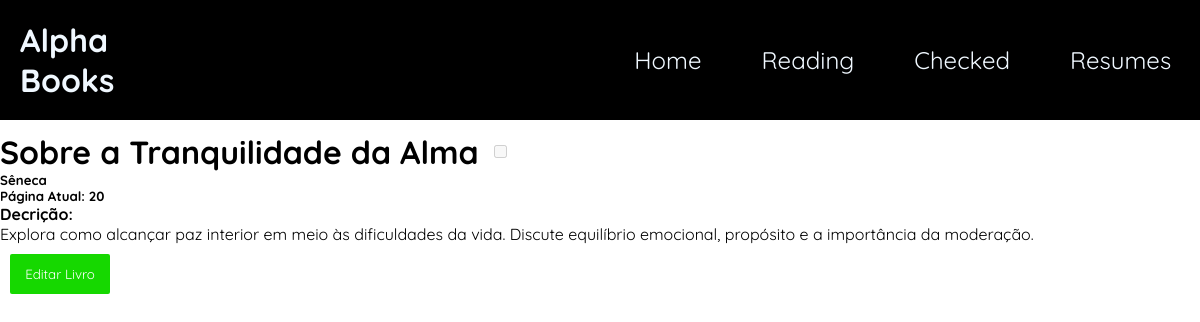
Screenshot of /books/1 with the database file from the repository.
### app/models.py (models this page shows)
class Books(Base):
    __tablename__ = "books"
    id = Column(Integer, primary_key=True, index=True)
    title = Column(String, nullable=False)
    author = Column(String, nullable=False)
    year = Column(String)
    description = Column(String)
    page = Column(Integer, default=0)
    read = Column(Boolean, default=False)

### app/routes/book_router.py (the view)
@router.get("/books/{id_books}", response_class=HTMLResponse)
async def details_id(request: Request, id_books: int, db: Session = Depends(get_db)):
    book = db.query(Books).filter(Books.id == id_books).first()
    if not book:
        raise HTTPException(status_code=404, detail="Livro não encontrado")
    outros_livros = db.query(Books).filter(Books.id != id_books).all()
    return templates.TemplateResponse("details.html", {
        "request": request,
        "book": book,
    })

### app/view/templates/details.html (shortened to what this page needs)
<!DOCTYPE html>
<html lang="en">
<head>
    <link rel="stylesheet" href="../static/css/details.css">
</head>
<body>
     <div class="header">
        <h1>Alpha Books</h1>
        <nav>
            <ul>
                <li><a href="">Home</a></li>
                <li><a href="">Reading</a></li>
                <li><a href="">Checked</a></li>
                <li><a href="">Resumes</a></li>
            </ul>
        </nav>
    </div>
    <div class="container">
    <div class="content">
    <h1>{{ book.title }}</h1>
    <label class="check">
        <input class="check-input" type="checkbox" disabled {% if book.read %}checked{% endif %}>
    </label>
    </div>
    <h5>{{book.author}}</h5>
    <h5>Página Atual: {{book.page}}</h5>
    <h4>Decrição:</h4>
    <p class="description">{{ book.description }}</p>
    </div>
    <button onclick="abrirModalEdicao({{ book.id }})" class="editar-livro">Editar Livro</button>
</body>
</html>

### app/view/static/css/details.css (style rules this page uses)
* { font-family: "Quicksand", sans-serif; margin: 0; padding: 0; box-sizing: border-box; }
.header { display: flex; width: 100%; height: 100%; background-color: black; color: aliceblue; padding: 20px; justify-content: flex-start; align-items: center; }
.header li { font-size: 24px; padding: 20px; }
.header ul { list-style: none; display: flex; gap: 20px; padding-left: 500px; margin: 0; }
.header a { text-decoration: none; color: aliceblue; }
.container { align-items: center; justify-content: center; }
.content { display: flex; align-items: center; gap: 15px; }
.content h1 { margin: 0; padding-top: 12px; }
.check { padding-top: 12px; }
.editar-livro { background-color: #16d800; border: none; border-radius: 2px; color: #ffffff; width: 100px; height: 40px; margin-left: 10px; margin-top: 10px; }

### rows the page displays
Books: title "Sobre a Tranquilidade da Alma", author "Sêneca", page "20", description "Explora como alcançar paz interior em meio às dificuldades da vida. Discute equilíbrio emocional, propósito e a importância da moderação."
